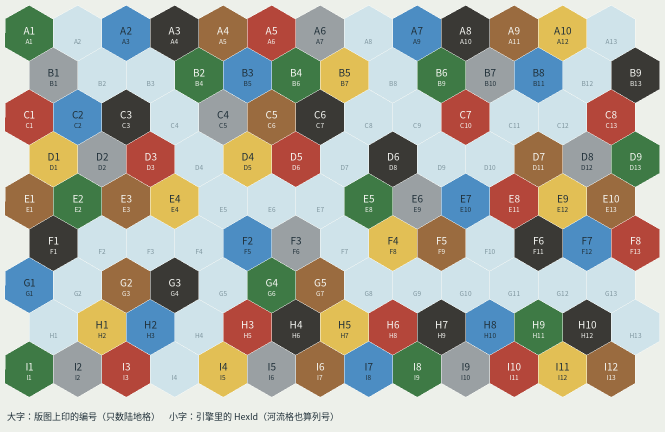
#> input picture tools/maps/aoi-base-编号对照.png, 1329 x 864 px (shown at 1/2 size)
$ python -i make_game_assets.py   (imports and definitions only)
#> lines starting #> are read from the running program, lines starting #| are printed output that depends on the picture; after the words box and inside, x2 and y2 are one past the last pixel; in counts of white or black regions, pixels touching at a corner belong together
#> further down, picture is the input picture: PIL image 1329x864 RGB; mean R, G, B 168.6, 169, 157.6
#!/usr/bin/env python3
"""把 Images 文件夹里的扫描图裁剪、缩小，放进前端能读到的 apps/frontend/public/game-assets/。
地图和学科板用的是 Images/贴图/ 里的两张贴图（见下面的 SKIN_*）。

这些图是官方美术，只在你自己电脑上用：Images 和 game-assets 都写在 .gitignore 里，
不会被提交，也不会被部署出去。前端完全靠这些图来画桌面，没有它们页面上会出现
"缺少素材"的提示，所以第一次运行网页之前、以及每次更新了这个脚本之后，都要运行一次。

用法（在仓库根目录运行）：
    python3 tools/assets/make_game_assets.py
需要 Pillow（pip install pillow）。重复运行没关系，会覆盖旧的图。
"""
from __future__ import annotations

import os
from pathlib import Path
import sys
from typing import Callable

from PIL import Image, ImageChops, ImageDraw, ImageFilter, ImageOps, features

ROOT = Path(__file__).resolve().parents[2]
# 素材文件夹默认是仓库根目录的 Images；设置环境变量 AOI_IMAGES 可以换成别的地方
SRC = Path(os.environ.get("AOI_IMAGES", ROOT / "Images"))
OUT = ROOT / "apps" / "frontend" / "public" / "game-assets"

# Images 里的文件名很长（从 Steam 创意工坊下载时自动起的），最后 8 个字符已经不会重复，
# 所以这里只记"文件名末尾"。注释里的"图 N"是文件名排序后的序号。
# 格式：种类 -> [(前端用的编号, 文件名末尾), ...]
ASSETS: dict[str, list[tuple[str, str]]] = {
    "faction": [
        ("omar", "3205FDD1.png"),  # 图 1
        ("inventors", "33CA0C91.png"),  # 图 2
        ("goblins", "03EAFDE6.png"),  # 图 3
        ("navigators", "E902C7DC.png"),  # 图 4
        ("felines", "07C1730A.png"),  # 图 5
        ("monks", "75D13A61.png"),  # 图 6
        ("blessed", "582186C0.png"),  # 图 7
        ("psychics", "667E172A.png"),  # 图 8
        ("lizards", "27F58C7E.png"),  # 图 9
        ("moles", "D63B3823.png"),  # 图 10
        ("philosophers", "BC6F2320.png"),  # 图 11
        ("illusionists", "7681D376.png"),  # 图 12
    ],
    "competency": [
        ("incomeBookPower", "FD85C4D4.png"),  # 图 14
        ("bonusToolVpCoins", "0E9AE9A8.png"),  # 图 15
        ("passLowestScience", "CB3B8F1C.png"),  # 图 16
        ("incomeToolLevel", "6C3B406A.png"),  # 图 17
        ("bonusSpades", "6F4E5435.png"),  # 图 18
        ("tower", "A5BD038E.png"),  # 图 19
        ("incomeVpCoins", "F09C0AD6.png"),  # 图 20
        ("passCityVp", "986F8922.png"),  # 图 21
        ("borderWorkshopVp", "9D5F80CA.png"),  # 图 22
        ("actionPower4", "4DFE68BC.png"),  # 图 23
        ("scholarVp", "78418210.png"),  # 图 24
        ("annexes", "103C3E4F.png"),  # 图 25
    ],
    "planning": [
        ("lake", "25292F3A.jpg"),  # 图 27
        ("wasteland", "9BCC4F33.jpg"),  # 图 28
        ("plains", "1E3D3AC5.jpg"),  # 图 29
        ("desert", "3550AE3C.jpg"),  # 图 30
        ("mountain", "440AD65D.jpg"),  # 图 31
        ("swamp", "C9242FC9.jpg"),  # 图 32
        ("forest", "905CCA08.jpg"),  # 图 147
    ],
    "palace": [
        ("1", "BAE68C2D.png"),  # 图 52
        ("2", "96B0E97B.png"),  # 图 53
        ("3", "A46161DE.png"),  # 图 54
        ("4", "5C6A016C.png"),  # 图 55
        ("5", "C0E1FF98.png"),  # 图 56
        ("6", "BF1AAD6C.png"),  # 图 57
        ("7", "42D71DBF.png"),  # 图 58
        ("8", "75FF5D70.png"),  # 图 59
        ("9", "1195ABD2.png"),  # 图 60
        ("10", "D3C18E22.png"),  # 图 61
        ("11", "784C8316.png"),  # 图 62
        ("12", "10A1D893.png"),  # 图 63
        ("13", "9037255D.png"),  # 图 64
        ("14", "D653AFCB.png"),  # 图 65
        ("15", "E54B2895.png"),  # 图 66
        ("16", "8C04E38E.png"),  # 图 67
        ("17", "BFB6044B.png"),  # 图 68
    ],
    "bookAction": [
        ("guildVp", "C22A87BA.png"),  # 图 69
        ("power5", "9279A4F6.png"),  # 图 70
        ("freeGuild", "7E3B0FA4.png"),  # 图 71
        ("levels2", "CAAE9B0B.png"),  # 图 72
        ("spade3", "EAE1E296.png"),  # 图 73
        ("coins6", "FC4CCAAB.png"),  # 图 74
    ],
    "bonus": [
        ("schoolsPass", "ED4911E2.png"),  # 图 75
        ("guildBuild", "F57FF421.png"),  # 图 76
        ("riverWorkshop", "2FE67AAB.png"),  # 图 77
        ("scholarSend", "A7BE3528.png"),  # 图 78
        ("levelAction", "1070F64E.png"),  # 图 79
        ("bigBuildingsPass", "15FDB342.png"),  # 图 80
        ("spadeAction", "E7613629.png"),  # 图 81
        ("bridgeAction", "43083EB9.png"),  # 图 82
        ("coins6", "69434014.png"),  # 图 83
        ("power4coins2", "BAA3A315.png"),  # 图 84
    ],
    # 回合计分板块：左半边是行动分，右半边是轮末的科学奖励。编号和引擎的 RoundScoreId 一样
    "roundScore": [
        ("workshopBanking", "FDA358BA.png"),  # 图 105
        ("workshopLaw", "A2948321.png"),  # 图 106
        ("levelMedicine", "8CD50A5B.png"),  # 图 107
        ("guildLaw", "A4E96AD5.png"),  # 图 108
        ("guildMedicine", "F711ACC5.png"),  # 图 109
        ("schoolBanking", "21BD6B86.png"),  # 图 110
        ("innovationLaw", "32300C8D.png"),  # 图 111
        ("cityEngineering", "C508DAE6.png"),  # 图 112
        ("spadeEngineering", "B64700F7.png"),  # 图 113
        ("trackEngineering", "E5C9930B.png"),  # 图 114
        ("bigBanking", "BF51DB29.png"),  # 图 115
        ("bigMedicine", "17B87210.png"),  # 图 116
        ("back", "A11119FC.png"),  # 图 121：背面（还不知道是哪一块时用）
    ],
    # 终局回合计分板块：盖在第 6 轮板块的右半边
    "finalRound": [
        ("guild", "7F7C001A.png"),  # 图 117：行会 3 分
        ("borderWorkshop", "0E6CE3BC.png"),  # 图 118：版图边缘的工坊 3 分
        ("school", "5D3661F3.png"),  # 图 119：学校 4 分
        ("workshop", "8141FCD0.png"),  # 图 120：工坊 2 分
    ],
    "marker": [
        ("x", "812D5338.png"),  # 图 146：行动格"本轮已用"的标记
    ],
    # 4 种颜色的书
    "book": [
        ("law", "E2A4CCA3.png"),  # 图 141
        ("engineering", "779C1204.png"),  # 图 142
        ("medicine", "E7342838.png"),  # 图 143
        ("banking", "9793414A.png"),  # 图 144
    ],
    "board": [
        ("display", "C3CDCF92.jpg"),  # 创新板块和能力板块的展示板
    ],
}

# 每种图缩到多大（像素）：(最大宽度, 最大高度)。网页上显示得比这小，留一点余量给高分屏
MAX_SIZE: dict[str, tuple[int, int]] = {
    "faction": (520, 520),
    "competency": (260, 260),
    "planning": (1400, 1400),
    "palace": (400, 400),
    "bookAction": (320, 320),
    "bonus": (240, 640),
    "roundScore": (360, 200),
    "finalRound": (190, 200),
    "marker": (96, 96),
    "book": (96, 96),
    "board": (2400, 1410),
    "terrain": (214, 248),
    "powerAction": (380, 200),
    "cityTile": (220, 200),
}


def find(suffix: str) -> Path | None:
    matches = [p for p in SRC.iterdir() if p.name.endswith(suffix)]
    return matches[0] if len(matches) == 1 else None


def shrink(kind: str, img: Image.Image) -> Image.Image:
    img.thumbnail(MAX_SIZE[kind], Image.Resampling.LANCZOS)
    return img


# ---------- 从大图（图集）里裁出来的 ----------

# 图 122 是一张图集：左上角是回合轨，下面一排是行动格。书本行动的图本身就带着格子，这里只裁 6 个能量行动格
ATLAS_TRACKS = "A0A3BF4B.png"

# 能量行动格的左边缘（图 122 里，y 在 1900~2105 之间），顺序和引擎的 PowerActionId 一样
POWER_SLOTS = {"bridge": 1347, "scholar": 1772, "tools2": 2194, "coins7": 2606, "spade1": 3026, "spade2": 3434}

HEX_R = 124  # 地形图（214 × 248）里，六边形中心到顶点的距离


# [16 lines left out: functions hex_mask, crop_trim, not called in this run]


def city_front(img: Image.Image) -> Image.Image:
    """
    城市板块的扫描图是白底，右上是正面、左下是背面。
    先把和左边缘连通的白色当成背景，再从正面中间往外"灌水"，只留正面那一块
    """
    img = img.convert("RGBA")
    near_white = img.convert("L").point(lambda v: 255 if v >= 238 else 0)
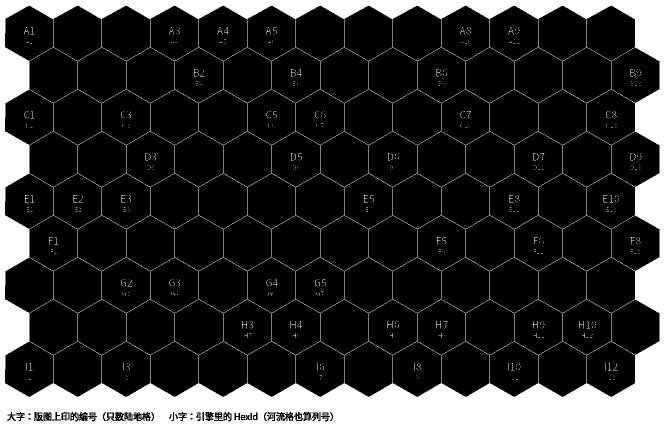
#> near_white: PIL image 1329x864 L (shown at 1/2 size); 18.4% white; 699 white regions (650 under 20 px), largest, box (x1, y1, x2, y2) and area: (0, 0, 1329, 864) 207270, (217, 827, 225, 833) 48, (484, 642, 494, 657) 39
    ImageDraw.floodfill(near_white, (0, img.height // 3), 128)
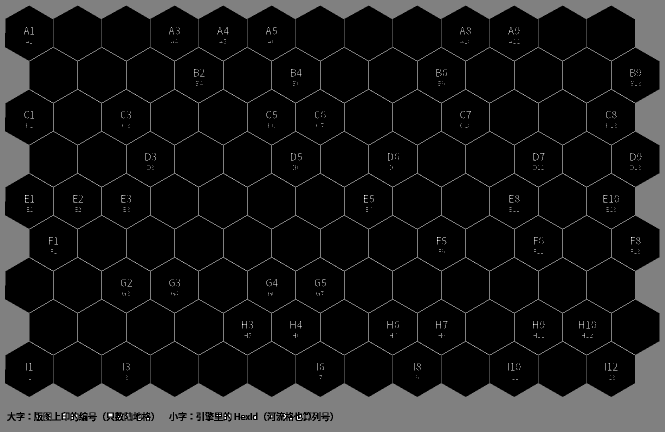
#> near_white: PIL image 1329x864 L (shown at 1/2 size); min 0, max 255, mean 25.5
    solid = near_white.point(lambda v: 0 if v == 128 else 255)
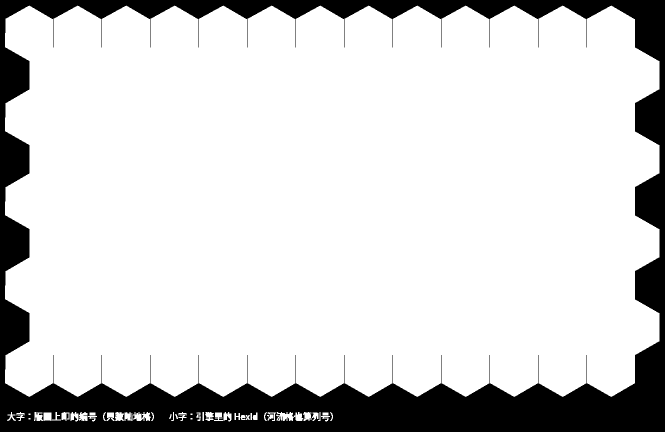
#> solid: PIL image 1329x864 L (shown at 1/2 size); 83.2% white; 1 black region, box (x1, y1, x2, y2) and area: (0, 0, 1329, 864) 192673
    ImageDraw.floodfill(solid, (360, 180), 128)
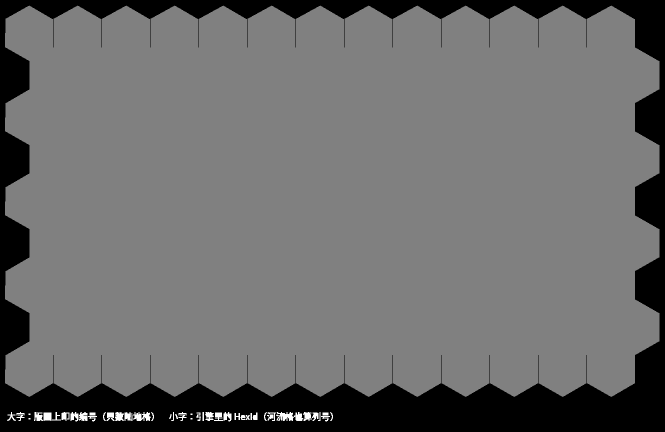
#> solid: PIL image 1329x864 L (shown at 1/2 size); min 0, max 255, mean 107.1
    tile = solid.point(lambda v: 255 if v == 128 else 0)
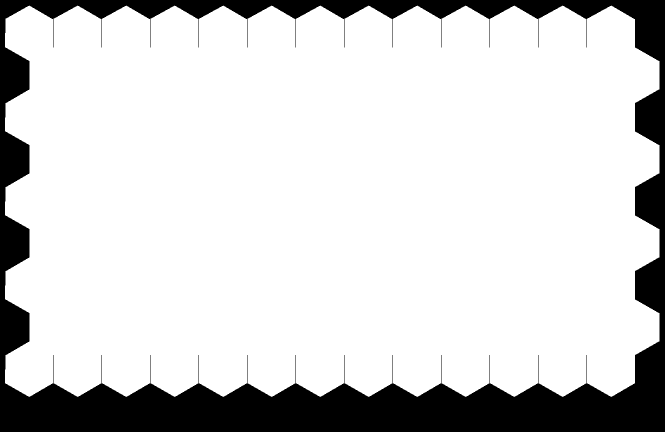
#> tile: PIL image 1329x864 L (shown at 1/2 size); 82.7% white; 1 black region, box (x1, y1, x2, y2) and area: (0, 0, 1329, 864) 198328
    img.putalpha(tile)
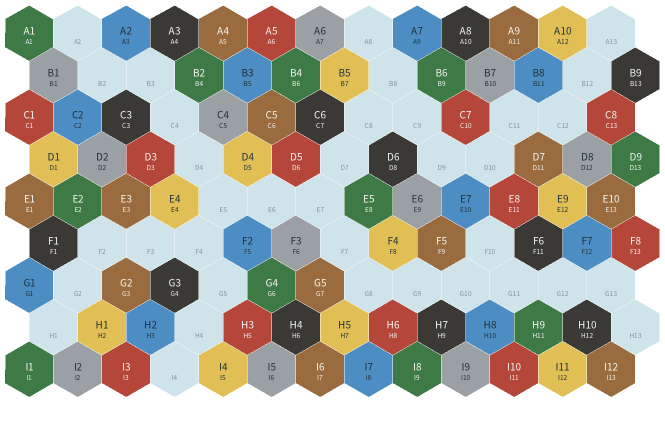
#> img: PIL image 1329x864 RGBA (shown at 1/2 size); mean R, G, B, A 168.6, 169, 157.6, 211; transparent parts drawn white
    return img.crop(tile.getbbox())
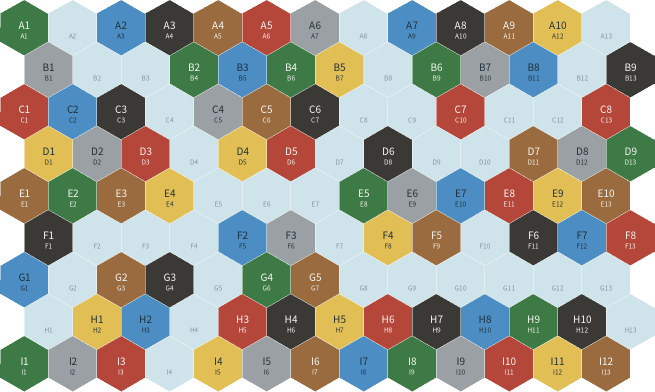
#> returned value: PIL image 1309x783 RGBA (shown at 1/2 size); mean R, G, B, A 161, 161, 148.9, 236.3; transparent parts drawn white


# 城市板块：5 种有扫描图；"5 分 2 本书""8 分 1 学者"两种没有图，用相同分数的板块改出来
CITY_SCANS = {
    "power": "169332BA.png", "levels": "96DCCADC.png", "coins": "46514C95.png",
    "tools": "8D417BB5.png", "spades": "1C950641.png",
}


# [87 lines left out: functions cover, book_cover, gray_book, scholar_figure, make_city_tiles, make_crops, not called in this run]


# ---------- 地图和学科板的贴图（Images/贴图/ 里的两张） ----------

SKIN_DIR = SRC / "贴图"
SKIN_MAP = "地图.png"        # 1570 × 972：左边是回合轨，下面一排是书本行动和能量行动，中间是地图
SKIN_SCIENCE = "学科板.png"  # 616 × 968
# 地图贴图连左边的回合轨、下面一排行动格一起用，只裁掉四周不属于版图的一小圈（最左边一条别的界面、上面一条细边）
MAP_CROP = (14, 4, 1566, 972)
# 在地图贴图（裁之前）上量的格子：A1 的中心、左右相邻两格的距离、上下相邻两行的距离、中心到上下顶点的距离。
# 图上的六边形比正六边形扁一点（高只有 96%），所以上下的距离和左右的不成比例
MAP_A1 = (259.5, 106.0)
MAP_COL, MAP_ROW, MAP_RV = 99.9, 83.0, 55.5
# 改造以后的地形图：每种地形挑地图上的一格裁下来（行、列从 0 数，列连河流一起数，和引擎一样）
SKIN_TERRAIN_HEXES = {
    "lake": (2, 1), "swamp": (2, 2), "mountain": (3, 1), "wasteland": (3, 2),
    "desert": (3, 4), "forest": (4, 1), "plains": (4, 2),
}


# [80 lines left out: functions skin_terrain, make_skins, main, not called in this run]


# [2 lines not run here, left out]

>>> from PIL import Image
>>> picture = Image.open('../maps/aoi-base-编号对照.png')
>>> result = city_front(picture)
